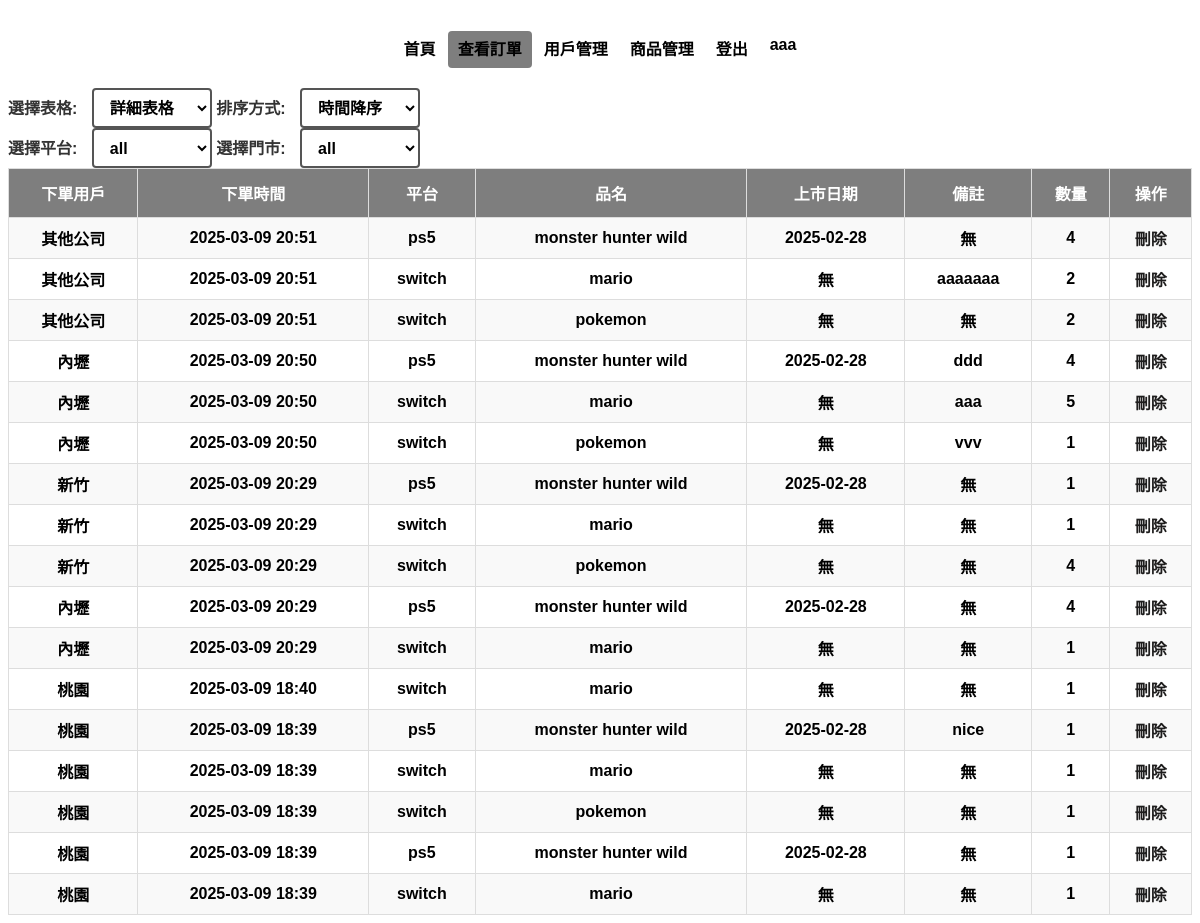
The page /op/check/ (signed in) on the database its author committed.
### base/models.py (models this page shows)
class Order(models.Model):
    id = models.AutoField(primary_key=True)
    product = models.ForeignKey(Product, on_delete=models.CASCADE, related_name='orders')  # 關聯到商品表的外鍵
    create_at = models.DateTimeField(auto_now_add=True)
    notes = models.TextField(blank=True, null=True)  # 訂單的備註
    quantity = models.IntegerField()  # 訂單中的商品數量
    user = models.ForeignKey(ExtendedUser, on_delete=models.CASCADE, related_name='orders',blank=True, null=True)

class ExtendedUser(models.Model):
    user = models.OneToOneField(User, on_delete=models.CASCADE)
    name = models.CharField(max_length=20)
    user_class = models.CharField(max_length=20)

class Product(models.Model):
    id = models.AutoField(primary_key=True)
    release_date = models.DateField(blank=True, null=True)
    platform = models.CharField(max_length=10)
    product_name = models.CharField(max_length=50)
    suggested_price = models.DecimalField(max_digits=7, decimal_places=0,blank=True, null=True)
    notes = models.TextField(blank=True, null=True)

### op/views.py (the view)
# urls.py: path("check/", CheckView.as_view(), name='check'),
class CheckView(LoginRequiredMixin, TemplateView, OpRequiredMixin):
    template_name = 'opCheck.html'
    def get_context_data(self, **kwargs):
        context = super().get_context_data(**kwargs)
        orders = Order.objects.all()
        products = Product.objects.all()
        context['orders'] = orders
        return context

### template/opCheck.html (shortened to what this page needs)
{%extends "bases/Base.html"%}
{% load static %}
{%block body%}
<div class="header">
    <header class="d-flex justify-content-center py-3">
        <ul class="nav nav-pills">
            <li class="nav-item"><a href="/op/" class="nav-link" aria-current="page">首頁</a></li>
            <li class="nav-item"><a href="/op/check/" class="nav-link active">查看訂單</a></li>
            <li class="nav-item"><a href="/op/userManage/?page=1" class="nav-link">用戶管理</a></li>
            <li class="nav-item"><a href="/op/productManage/" class="nav-link">商品管理</a></li>
            <li class="nav-item"><a href="/logout/" class="nav-link">登出</a></li>
            <li class="nav-item"><a href="/logout/" class="nav-link">{{ user.username }}</a></li>
        </ul>
    </header>
</div>
<div>
    <label for="table-select">選擇表格:</label>
    <select id="table-select">
        <option value="detail">詳細表格</option>
    </select>
    <label for="sort-select" class="detailSelect">排序方式:</label>
    <select id="sort-select" class="detailSelect">
        <option value="desc">時間降序</option>
    </select>
</div>
<div>
    <label for="platform-select">選擇平台:</label>
    <select id="platform-select">
        <option value="all">all</option>
    </select>
    <label for="store-select" class="detailSelect">選擇門市:</label>
    <select id="store-select" class="detailSelect">
        <option value="all">all</option>
    </select>
</div>
<table id="detailTable" class="detail">
    <tr>
        <th>下單用戶</th>
        <th>下單時間</th>
        <th>平台</th>
        <th>品名</th>
        <th>上市日期</th>
        <th>備註</th>
        <th>數量</th>
        <th>操作</th>
    </tr>
    {%for order in orders%}
    <tr class="trs {{order.product.platform}} {{order.user.name}}">
        <td>{{order.user.name}}</td>
        <td>{{order.create_at|date:"Y-m-d H:i"}}</td>
        <td>{{order.product.platform}}</td>
        <td>{{order.product.product_name}}</td>
        <td>{{order.product.release_date|date:"Y-m-d"|default:"無"}}</td>
        <td>{{order.notes|default:"無"}}</td>
        <td>{{order.quantity}}</td>
        <td><a href="delete/?id={{order.id}}">刪除</a></td>
    </tr>
    {%endfor%}
</table>
{%endblock%}

### static/css/setting.css (style rules this page uses)
body { background-color: rgb(255, 255, 255); font-family: '微軟正黑體', 'Arial', sans-serif; font-weight: bold; color: rgb(0, 0, 0); overflow-y:scroll; }
.header a { color: rgb(0, 0, 0); }
.header a.nav-link.active { color: rgb(0, 0, 0); background-color: #00000081; }
header { text-align: center; display: grid; align-items: center; background-color: #ffffff; height: 80px; }
ul { text-align: center; list-style-type: none; padding: 0; margin: 0; display: flex; }
header .nav { display: flex; justify-self: center; }
table { width: 100%; border-collapse: collapse; }
th, td { border: 1px solid #ddd; padding: 8px; text-align: center; }
th { background-color: #f2f2f2; text-align: center; }
tr:nth-child(even) { background-color: #f9f9f9; }
th { padding-top: 12px; padding-bottom: 12px; background-color: #00000081; color: white; }
label { color: #333; margin-right: 10px; }
select { height: 40px; width: 120px; font-size: 16px; padding: 6px 12px; border: 2px solid #555555; border-radius: 4px; background-color: transparent; color: #000000; cursor: pointer; transition: all 0.3s; font-family: '微軟正黑體', 'Arial', sans-serif; font-weight: bold; }
a { text-decoration: none; color: #1e1d1d; margin: 0 1px; border-radius: 4px; transition: all 0.3s ease; font-family: '微軟正黑體', 'Arial', sans-serif; font-weight: bold; }
.nav-link { text-decoration: none; color: #1e1d1d; padding: 10px 10px; margin: 0 1px; border-radius: 4px; transition: all 0.3s ease; font-family: '微軟正黑體', 'Arial', sans-serif; font-weight: bold; }
option { font-family: '微軟正黑體', 'Arial', sans-serif; font-weight: bold; }

### rows shown on the page
Order: user.name "桃園", create_at "2025-03-09 18:39", product.platform "ps5", product.product_name "monster hunter wild", product.release_date "2025-02-28", notes "nice", quantity "1"
Order: user.name "桃園", create_at "2025-03-09 18:39", product.platform "switch", product.product_name "mario", product.release_date "無", notes "無", quantity "1"
Order: user.name "桃園", create_at "2025-03-09 18:39", product.platform "switch", product.product_name "pokemon", product.release_date "無", notes "無", quantity "1"
Order: user.name "桃園", create_at "2025-03-09 18:39", product.platform "ps5", product.product_name "monster hunter wild", product.release_date "2025-02-28", notes "無", quantity "1"
Order: user.name "桃園", create_at "2025-03-09 18:39", product.platform "switch", product.product_name "mario", product.release_date "無", notes "無", quantity "1"
Order: user.name "桃園", create_at "2025-03-09 18:40", product.platform "switch", product.product_name "mario", product.release_date "無", notes "無", quantity "1"
Order: user.name "新竹", create_at "2025-03-09 20:29", product.platform "ps5", product.product_name "monster hunter wild", product.release_date "2025-02-28", notes "無", quantity "1"
Order: user.name "新竹", create_at "2025-03-09 20:29", product.platform "switch", product.product_name "mario", product.release_date "無", notes "無", quantity "1"
Order: user.name "新竹", create_at "2025-03-09 20:29", product.platform "switch", product.product_name "pokemon", product.release_date "無", notes "無", quantity "4"
Order: user.name "內壢", create_at "2025-03-09 20:29", product.platform "ps5", product.product_name "monster hunter wild", product.release_date "2025-02-28", notes "無", quantity "4"
Order: user.name "內壢", create_at "2025-03-09 20:29", product.platform "switch", product.product_name "mario", product.release_date "無", notes "無", quantity "1"
Order: user.name "內壢", create_at "2025-03-09 20:50", product.platform "ps5", product.product_name "monster hunter wild", product.release_date "2025-02-28", notes "ddd", quantity "4"
Order: user.name "內壢", create_at "2025-03-09 20:50", product.platform "switch", product.product_name "mario", product.release_date "無", notes "aaa", quantity "5"
Order: user.name "內壢", create_at "2025-03-09 20:50", product.platform "switch", product.product_name "pokemon", product.release_date "無", notes "vvv", quantity "1"
Order: user.name "其他公司", create_at "2025-03-09 20:51", product.platform "ps5", product.product_name "monster hunter wild", product.release_date "2025-02-28", notes "無", quantity "4"
Order: user.name "其他公司", create_at "2025-03-09 20:51", product.platform "switch", product.product_name "mario", product.release_date "無", notes "aaaaaaa", quantity "2"
Order: user.name "其他公司", create_at "2025-03-09 20:51", product.platform "switch", product.product_name "pokemon", product.release_date "無", notes "無", quantity "2"

### other values the page prints
{{ user.username }} "aaa"
